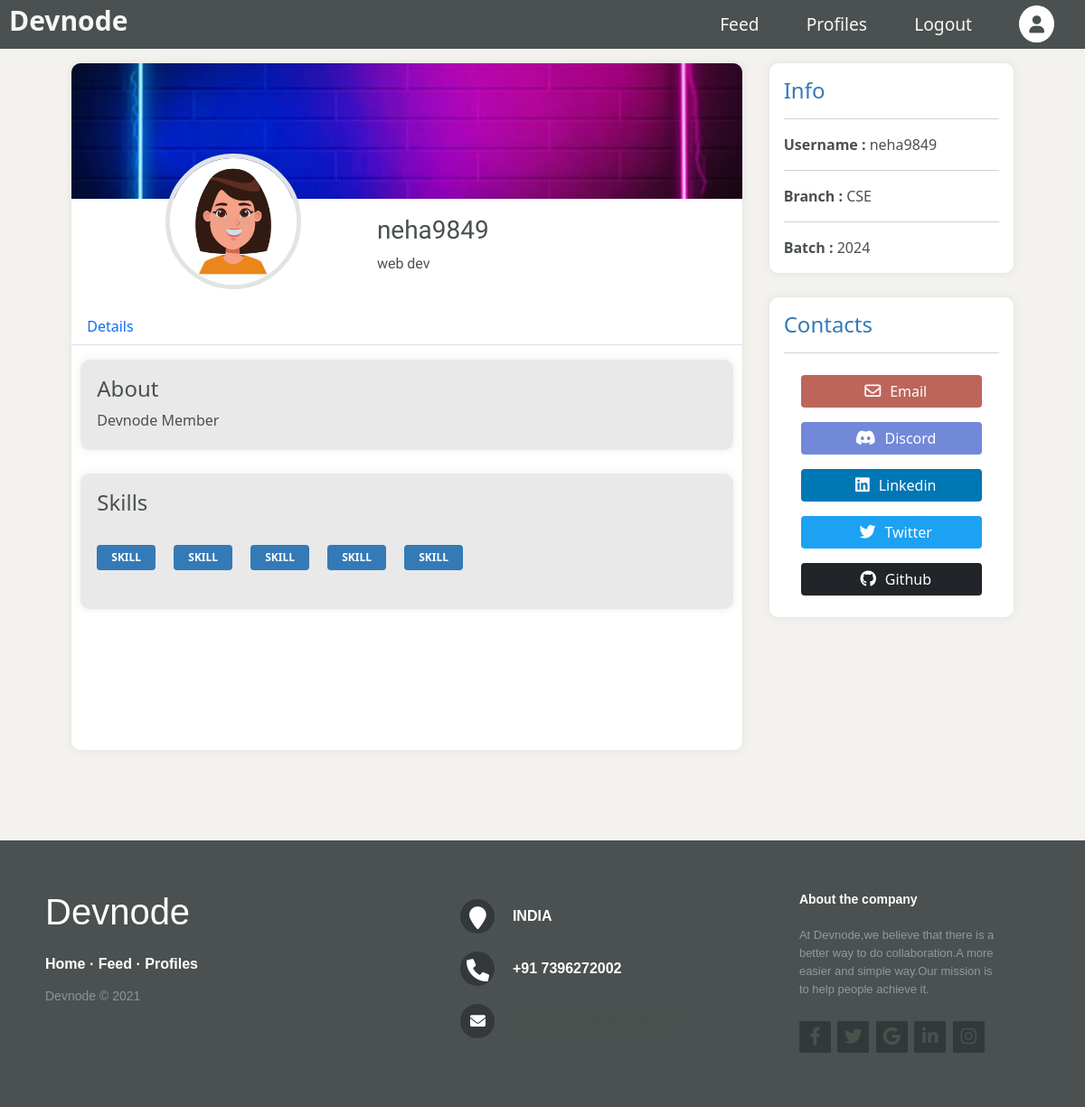
/profiles/neha9849/ (signed in), run on the app's committed database.
### devnode/models.py (models this page shows, shortened)
class User(db.Model, UserMixin):
    id = db.Column(db.Integer, primary_key=True)
    username = db.Column(db.String(20), unique=True, nullable=False)
    email = db.Column(db.String(80), unique=True, nullable=False)
    profile_image_file = db.Column(db.String(20), nullable=False, default='default_profile_pic.jpg')
    cover_image_file = db.Column(db.String(20), nullable=False, default='default_cover_pic.jpg')
    password = db.Column(db.String(60), nullable=False)
    confirmed = db.Column(db.Boolean, nullable=False, default=False)
    about = db.Column(db.Text, nullable=False, default='Devnode Member')
    designation = db.Column(db.String(100), nullable=False, default='Devnode Member')
    branch = db.Column(db.String(100), default=None)
    year = db.Column(db.Integer,default=None)
    discord_id = db.Column(db.String(120), unique=True)
    twitter_id = db.Column(db.String(120), unique=True)
    github_id = db.Column(db.String(120), unique=True)
    linkedin_id = db.Column(db.String(120), unique=True)
    skills = db.relationship('Skill', secondary=association_table, lazy='subquery',
        backref=db.backref('users_associated', lazy=True))
    posts = db.relationship('Post', backref='author', lazy=True)

### devnode/routes.py (the view)
@app.route('/profiles/<string:username>/')
def public_profile(username):
    user = User.query.filter_by(username=username).first_or_404()
    profile_image_file = url_for('static', filename= 'profile_pics/' + user.profile_image_file )
    cover_image_file = url_for('static', filename= 'cover_pics/' + user.cover_image_file )
    return render_template('publicUserProfile.html', user=user, profile_image_file=profile_image_file, cover_image_file=cover_image_file)

### devnode/models.py (called while the page is built)
@login_manager.user_loader
def load_user(user_id):
    return User.query.get(int(user_id))

### devnode/templates/publicUserProfile.html (shortened to what this page needs)
{% extends "layout.html" %}
{% block css %}
<link rel="stylesheet" href="https://cdn.jsdelivr.net/npm/bootstrap@5.1.3/dist/css/bootstrap.min.css"
>
<link rel="stylesheet" href="https://cdnjs.cloudflare.com/ajax/libs/font-awesome/6.0.0-beta2/css/all.min.css">
<link rel="stylesheet" href="{{ url_for('static', filename= 'css/nav.css') }}">
<link rel="stylesheet" href="{{ url_for('static', filename= 'css/userProfile.css') }}">
{% endblock css %}
{% block navigation %}
<div id="nav">
    <nav>
        <div class="logo">
            <a href="{{ url_for('index' ) }}"><h3 class="logoName">Devnode</h3></a>
        </div>
        <div class="menu" id="menuList">
            <ul>
                <li><a href="{{ url_for('feed' ) }}">Feed</a></li>
                <li><a href="{{ url_for('profiles') }}">Profiles</a></li>
                {% if current_user.is_authenticated %}
                <li><a href="{{ url_for('logout') }}">Logout</a></li>
                <li><a href="{{url_for('user_profile')}}"><i class="fas fa-user" id="user"></i></a></li>
                {% else %}
                <li><a href="{{ url_for('login') }}">Login</a></li>
                <a href="{{ url_for('signup') }}" class="btn btn-outline-light signupTop">Signup</a>
                {% endif %}
            </ul>
        </div>
    </nav>
</div>
{% endblock navigation %}
{% block content %}
<div class="wrapper">
    <div class="left">
        <div class="coverPic">
            <img src="{{ cover_image_file }}" alt="">
        </div>
        <div class="profilePicWrapper">
            <div class="profilePic">
                <img src="{{ profile_image_file }}"
                    alt="" srcset="">
            </div>
            <div class="nameBox">
                <h3>{{ user.username }}</h3>
                <p>{{ user.designation }}</p>
            </div>
        </div>
        <div class="mainBox">
            <ul class="nav nav-tabs">
                <li class="nav-item">
                    <a class="nav-link " href="#details" id="detailsLink">Details</a>
                </li>
            </ul>
            <div class="mainBoxTabs">
                <div class="details">
                    <div class="about my-3">
                        <h4 class="m-2">About</h4>
                        <p class="m-2">{{ user.about }}</p>
                    </div>
                    <div class="skills">
                        <div class="skillsHeader">
                            <h4 class="m-2">Skills</h4>
                        </div>
                        <div class="skillsBox my-3">
                            <span class="badge bg-dark px-3 py-2 m-2">SKILL</span>
                            <span class="badge bg-dark px-3 py-2 m-2">SKILL</span>
                            <span class="badge bg-dark px-3 py-2 m-2">SKILL</span>
                            <span class="badge bg-dark px-3 py-2 m-2">SKILL</span>
                            <span class="badge bg-dark px-3 py-2 m-2">SKILL</span>
                        </div>
                    </div>
                </div>
            </div>
        </div>
    </div>
    <div class="right">
        <div class="info p-3">
            <h4>Info</h4>
            <hr>
            <strong>Username : </strong><span>{{user.username}}</span>
            <hr>
            <strong>Branch : </strong><span>{{ user.branch }}</span>
            <hr>
            <strong>Batch : </strong><span>{{ user.year }}</span>
        </div>
        <div class="contacts p-3">
            <h4>Contacts</h4>
            <hr>
            <div class="contactlinks">
                <a href="mailto:{{user.email}}" target="blank"><button class="btn btn-dark my-2 mail"><i
                            class="far fa-envelope"></i>Email</button></a>
                <a href="https://discord.com/{{user.discord_id}}" target="blank"><button class="btn btn-dark  my-2 discord"><i
                            class="fab fa-discord"></i>Discord</button></a>
                <a href="https://linkedin.com/in/{{user.linkedin_id}}" target="blank"><button class="btn btn-dark  my-2 linkedin"><i
                            class="fab fa-linkedin"></i>Linkedin</button></a>
                <a href="https://twitter.com/{{user.twitter_id}}" target="blank"><button class="btn btn-dark  my-2 twitter"><i
                            class="fab fa-twitter"></i>Twitter</button></a>
                <a href="https://github.com/{{user.github_id}}" target="blank"><button
                        class="btn btn-dark  my-2 github"><i class="fab fa-github"></i>Github</button></a>
            </div>
        </div>
    </div>
</div>
{% endblock content %}

### devnode/static/css/nav.css (style rules this page uses)
nav { position:static; display: flex; justify-content: space-between; align-items: center; background-color:#4A5150; padding: 0.3rem 10px; }
nav .logo { color:#f7f7f7; display: flex; }
nav .logoName { color: #f7f7f7; font-weight: 600; font-size: 30px; cursor: pointer; }
nav ul { list-style: none; margin: 0; }
nav li { display: inline; padding: 0 1.5rem; }
nav a { color: #f7f7f7; font-size: 1.2rem; text-decoration: none; }
#nav { width: 100%; height: 50px; background-color:#1e201ecd; position: fixed; top: 0; z-index: 30; }
#user { display: inline-block; color: #4a514a; background-color: white; padding: 10px; border: 1px solid white; border-radius: 100%; }

### devnode/static/css/userProfile.css (style rules this page uses)
* { margin: 0; padding: 0; box-sizing: border-box; color: #4a514a; }
body { display: flex; flex-direction: column; background-color: rgb(243 242 239); align-items: center; justify-content: center; min-height: 100vh; }
#nav { width: 100%; height: 50px; background-color:#1e201ecd; position: fixed; top: 0; z-index: 30; }
#user { display: inline-block; color: #4a514a; background-color: white; padding: 10px; border: 1px solid white; border-radius: 100%; }
.wrapper { margin-top: 70px !important; display: grid; grid-template-columns: minmax(400px, 20fr) minmax(270px, 7fr); min-height: 95vh; margin: 20px; }
.left { background-color: white; border-radius: 10px; margin-right: 30px; box-shadow: 0 0 10px 2px rgba(0, 0, 0, 0.05); overflow: hidden; }
.right { display: flex; flex-direction: column; }
.info { background-color: white; width: 100%; box-shadow: 0 0 10px 2px rgba(0, 0, 0, 0.05); border-radius: 10px; margin-bottom: 10%; }
.contacts { background-color: white; width: 100%; min-height: 45%; border-radius: 10px; box-shadow: 0 0 10px 2px rgba(0, 0, 0, 0.05); }
.coverPic { position: relative; height: 150px; background-color:#a1acb6 !important; }
.coverPic img { height: 150px; width: 100%; object-fit: cover; }
.profilePicWrapper { position: relative; top: -50px; min-height: 150px; display: flex; flex-wrap: wrap; justify-content: space-evenly; }
.profilePic { width: 150px; height: 150px; border-radius: 50%; cursor: pointer; }
.profilePic img { height: 100%; width: 100%; border-radius: 50%; object-fit: contain; border: 5px solid #e0e4e4; }
.nameBox { margin-left: -20px !important; font-family: "Baloo Tamma 2", cursive; width: 300px; display: flex; flex-direction: column; justify-content: end; }
.mainBox { position: relative; top: -30px; height: 100%; }
.details { height: 100%; width: 100%; display: flex; flex-direction: column; }
.about { background-color: #e9e9e9; min-height: 100px; margin: 10px; border-radius: 10px; box-shadow: 0 0 10px 2px rgba(0, 0, 0, 0.05); padding: 10px; }
.skills { background-color: #e9e9e9; min-height: 150px; margin: 10px; border-radius: 10px; box-shadow: 0 0 10px 2px rgba(0, 0, 0, 0.05); padding: 10px; }
.skillsHeader { display: flex; justify-content: space-between; }
.skills .badge { background-color: #337ab7 !important; }
.right h4 { color: #337ab7; }
.contacts i { color: white; font-size: large; padding: 0 10px; }
.contactlinks { display: flex; flex-direction: column; align-items: center; }
.contacts button { width: 200px; border: none; }
.contacts .mail { background-color: #bd655b; }
.contacts .discord { background-color: #7289da; }
.contacts .twitter { background-color: #1da1f2; }
.contacts .linkedin { background-color: #0077b5; }

### devnode/templates/publicUserProfile.html (style rules this page uses)
.profilePic { cursor: initial; }

### data on the page
User: username "neha9849", designation "web dev", about "Devnode Member", branch "CSE", year "2024"
